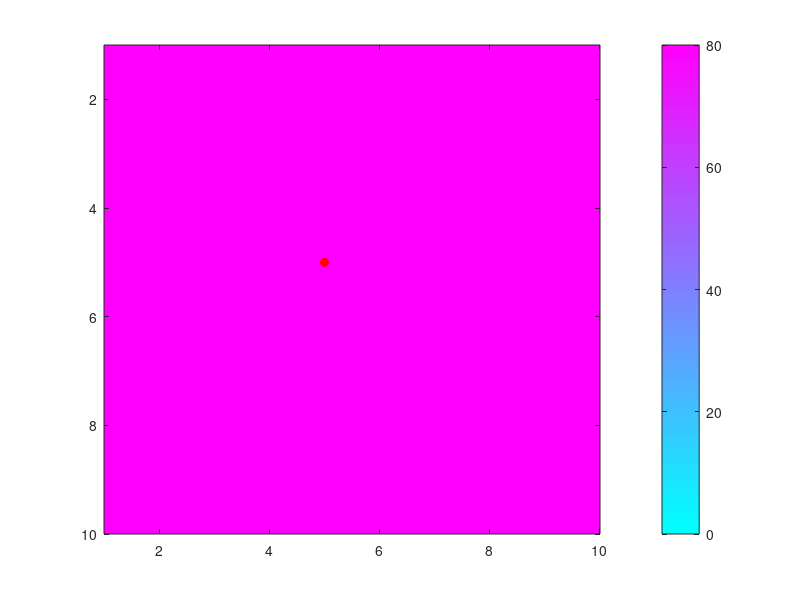

Here is the MATLAB script that generated this plot: (Note: this script raises an error after producing the figure.)
clc
clear
close all

% Testing for Titan conditions

addpath(fullfile('..','planetwaves'))  

% ------------------------------------------------------------------------------------------------------------------------------------------------------------------------------------------------------------
% INPUT PARAMETERS:
% (1) PLANET CONDITIONS
%   (a) TITAN
Titan.rho_liquid = 540;                                                    % Hydrocarbon Liquid density [kg/m3]
Titan.nu_liquid = 3e-7;                                                    % Hydrocarbon Liquid Viscosity [m2/s]
Titan.nua = 0.0126/1e4;                                                    % Titan atmospheric gas viscosity [m2/s]
Titan.gravity = 1.352;                                                     % Titan Gravity [m/s2]
Titan.surface_temp = 92;                                                   % Titan Surface Temperature [K]
Titan.surface_press = 1.5*101300;                                          % Titan Surface Pressure [Pa]
Titan.surface_tension = 0.018;                                             % Hydrocarbon Liquid Surface Tension [N/m]
Titan.name = 'Titan';
%   (b) EARTH
Earth.rho_liquid = 997;                                                    % Water Liqid Density [kg/m3]       
Earth.nu_liquid = 1.143e-6;                                                % Water Liquid Viscosity [m2/s]
Earth.nua = 1.48e-5;                                                       % Earth atmospheric gas viscosity [m2/s]
Earth.gravity = 9.81;                                                      % Earth Gravity [m/s2]
Earth.surface_temp = 288;                                                  % Earth Surface Temperature [K]
Earth.surface_press = 1*101300;                                            % Earth Surface Pressure [Pa]
Earth.surface_tension = 0.072;                                             % Water Liquid Surface Tension [N/m]
Earth.name = 'Earth';
% (2a) MODEL GEOMETRY
Model.LonDim = 10;                                                    % Number of Grid Cells in X-Dimension (col count)
Model.LatDim = 10;                                                    % Number of Grid Cells in Y-Dimension (row count)
Model.Fdim = 35;                                                              % Number of Frequency bins
Model.Dirdim = 72;                                                              % Number of angular (th) bins, must be factorable by 8 for octants to satisfy the Courant condition of numerical stability
Model.long = 5;                                                       % longitude grid point for sampling during plotting
Model.lat = 5;                                                        % latitude grid point for sampling during plotting
Model.gridX = 10*10000;                                               % Grid size in X-dimension [m]
Model.gridY = 10*1000;                                               % Grid size in Y-dimension [m]
Model.mindelt = 0.001;                                                    % minimum time step
Model.maxdelt = 2000.0;                                                    % maximum time step
Model.time_step = 50;                                                     % Maximum Size of time step [s] -- if set too low can lead to numerical ringing
Model.num_time_steps = 1000;                                                % Length of model run (in terms of # of time steps)
Model.tolH = NaN;                                                          % tolerance threshold for maturity
Model.cutoff_freq = 15;                                                    % cutoff frequency bin from diagnostic to advection -- if set too low can lead to numerical ringing
Model.min_freq = 0.05;                                                     % minimum frequency to model
Model.max_freq = 35;                                                       % maximum frequency to model
% (2b) BUOY SPECIFC:
Model.z_data = 10;                                                        % elevation of wind measurement [m]
Model.bathy_map = 80.*ones(Model.LonDim,Model.LatDim);
% (2c) TUNING PARAMETERS
Model.tune_A1 = 0.11;                                                      % wind sea (eq. 12 Donelan+2012)
Model.tune_mss_fac = 360;
Model.tune_Sdt_fac = 0.001;
Model.tune_Sbf_fac = 0.002;
Model.tune_cotharg = 0.2;
Model.tune_n = 2.4;
% (3) NEAR-SURFACE WIND CONDITIONS
test_speeds = [1 2 3];                                                      % magnitude of incoming wind [m/s] [e.g.
Wind.dir = 0;                                                              % direction of incoming wind [radians]
% (4) Unidirectional currents
Uniflow.East = 0;                                                          % eastward unidirectional current [m/s]
Uniflow.North = 0;                                                         % northward unidirectional current [m/s]
% (5) HOUSEKEEPING
Etc.showplots = 0;
Etc.savedata = 0;
% ------------------------------------------------------------------------------------------------------------------------------------------------------------------------------------------------------------
figure; 
imagesc(Model.bathy_map)
colormap cool; 
hold on
contour(Model.bathy_map,'--k')
plot(Model.long,Model.lat,'or','MarkerFaceColor','r')
colorbar

% ------------------------------------------------------------------------------------------------------------------------------------------------------------------------------------------------------------
% RUN THE MODEL
planet_to_run = Titan;
myHsig = cell(1, numel(test_speeds));
htgrid = cell(1, numel(test_speeds));
E_spec = cell(1, numel(test_speeds));

% Preallocate cell arrays to store results
myHsig = cell(1, numel(test_speeds));
htgrid = cell(1, numel(test_speeds));
E_spec = cell(1, numel(test_speeds));

parfor i = 1:numel(test_speeds)
    % Create a local copy of the Wind variable for each iteration so can be parallelized on local machine
    Wind_local = Wind;
    Wind_local.speed = test_speeds(i);
    
    [myHsig{i}, htgrid{i}, E_spec{i}, ~] = makeWaves(planet_to_run, Model, Wind_local, Uniflow, Etc);   % run model
    
end
disp('run finished')

% plot results

figure
for i = 1:numel(test_speeds)
    plot(myHsig{i}, '-', 'LineWidth', 3, 'DisplayName', num2str(test_speeds(i)))
    hold on
end
grid on;
legend('show', 'Location', 'northwest','interpreter','latex');
title(['Waves on',' ',planet_to_run.name],'interpreter','latex');
xlabel('model time step [$\Delta$ t]','interpreter','latex')
ylabel('significant wave height [m]','interpreter','latex')


for k = 1:numel(test_speeds)
    buoy_waves(k) = htgrid{k}{end}(Model.long,Model.lat);
end

figure('units','normalized','outerposition',[0 0 1 1])
for speed = 1:numel(test_speeds)
    
    subplot(1,3,3)
    plot(test_speeds,buoy_waves,'-sb','LineWidth',1,'MarkerFaceColor','b')
    hold on
    plot(test_speeds(speed),htgrid{speed}{end}(Model.long,Model.lat),'-sr','LineWidth',1,'MarkerFaceColor','r')
    hold off;
    xlabel('u [m/s]')
    ylabel('H_{sig} [m]')
    grid on;
    
    plot_grid = htgrid{speed}{end}';
    plot_grid(isnan(plot_grid)) = 0;
    plot_alpha_data = ones(size(plot_grid));
    plot_alpha_data(plot_grid==0) = 0;

    ax1 = subplot(1,3,[1,2]);
    h1 = imagesc(plot_grid);
    colormap linspecer
    xlabel('longitude [km]')
    ylabel('latitude [km]')
    title(sprintf('u = %i m/s',test_speeds(speed)))
    c1 = colorbar;
    c1.Label.String = 'H_{sig} [m]';
    set(h1, 'AlphaData', plot_alpha_data);
    hold on;
    
    contour(plot_grid,'-k','LineWidth',2)

    grid on
    new_xtick = get(gca, 'XTick')*(Model.gridX)/1000;
    new_ytick = get(gca, 'YTick')*(Model.gridY)/1000;
    set(gca, 'XTick',  get(gca, 'XTick'), 'XTickLabel', arrayfun(@(x) sprintf('%d', x), new_xtick, 'UniformOutput', false));
    set(gca, 'YTick',  get(gca, 'YTick'), 'YTickLabel', arrayfun(@(y) sprintf('%d', y), new_ytick, 'UniformOutput', false));
    
    
    [wx,wy] = pol2cart(Wind.dir,1);
    plot(Model.long,Model.lat,'pentagram','MarkerFaceColor','k','MarkerEdgeColor','k','MarkerSize',20)

    for i = 1:Model.LonDim
        for j = 1:Model.LatDim
            quiver(i, j, (speed/5)*wx, (speed/5)*wy, 'k', 'MaxHeadSize', 1);
        end
    end
    set(ax1,'Ydir','reverse')
    %set(ax1,'Xdir','reverse')
    drawnow
    if speed == 1
        gif('troubleshooting_titan.gif','DelayTime',1)
    else
        gif
    end
end

figure('units','normalized','outerposition',[0 0 1 1])
for speed = 1:numel(test_speeds)
    
    subplot(1,3,3)
    plot(test_speeds,buoy_waves,'-sb','LineWidth',1,'MarkerFaceColor','b')
    hold on
    plot(test_speeds(speed),htgrid{speed}{end}(Model.long,Model.lat),'-sr','LineWidth',1,'MarkerFaceColor','r')
    hold off;
    xlabel('u [m/s]')
    ylabel('H_{sig} [m]')
    grid on;
    
    plot_grid = htgrid{speed}{end}';
    plot_grid(isnan(plot_grid)) = 0;
    plot_alpha_data = ones(size(plot_grid));
    plot_alpha_data(plot_grid==0) = 0;

    ax1 = subplot(1,3,[1,2]);
    h1 = imagesc(plot_grid./Model.bathy_map);
    colormap linspecer
    xlabel('longitude [km]')
    ylabel('latitude [km]')
    title(sprintf('H/D at u = %i m/s',test_speeds(speed)))
    c1 = colorbar;
    clim([0 1])
    c1.Label.String = 'H_{sig}/Depth';
    set(h1, 'AlphaData', plot_alpha_data);
    hold on;
   
    grid on
    new_xtick = get(gca, 'XTick')*(Model.gridX)/1000;
    new_ytick = get(gca, 'YTick')*(Model.gridY)/1000;
    set(gca, 'XTick',  get(gca, 'XTick'), 'XTickLabel', arrayfun(@(x) sprintf('%d', x), new_xtick, 'UniformOutput', false));
    set(gca, 'YTick',  get(gca, 'YTick'), 'YTickLabel', arrayfun(@(y) sprintf('%d', y), new_ytick, 'UniformOutput', false));
    
    
    [wx,wy] = pol2cart(Wind.dir,1);
    plot(Model.long,Model.lat,'pentagram','MarkerFaceColor','k','MarkerEdgeColor','k','MarkerSize',20)

    for i = 1:Model.LonDim
        for j = 1:Model.LatDim
            quiver(i, j, (speed/5)*wx, (speed/5)*wy, 'k', 'MaxHeadSize', 1);
        end
    end
    set(ax1,'Ydir','reverse')
    %set(ax1,'Xdir','reverse')
    drawnow
    if speed == 1
        gif('troubleshooting_titan_Hd.gif','DelayTime',1)
    else
        gif
    end
end

